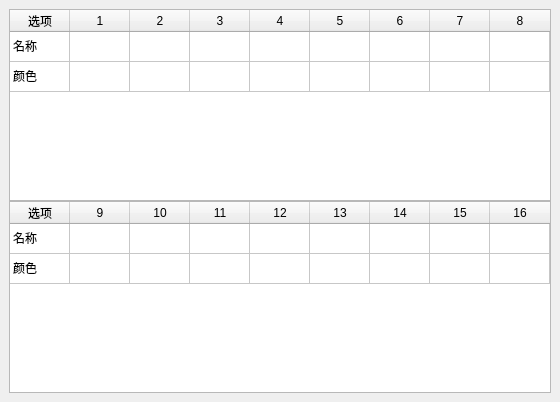
<?xml version="1.0" encoding="UTF-8"?>
<ui version="4.0">
 <class>DialogPortDefine</class>
 <widget class="QWidget" name="DialogPortDefine">
  <property name="geometry">
   <rect>
    <x>0</x>
    <y>0</y>
    <width>560</width>
    <height>402</height>
   </rect>
  </property>
  <property name="windowTitle">
   <string>Dialog</string>
  </property>
  <layout class="QGridLayout" name="gridLayout">
   <property name="leftMargin">
    <number>9</number>
   </property>
   <property name="topMargin">
    <number>9</number>
   </property>
   <property name="rightMargin">
    <number>9</number>
   </property>
   <property name="bottomMargin">
    <number>9</number>
   </property>
   <property name="spacing">
    <number>0</number>
   </property>
   <item row="1" column="0">
    <widget class="QTableWidget" name="tableWidget_2">
     <property name="sizePolicy">
      <sizepolicy hsizetype="Expanding" vsizetype="Fixed">
       <horstretch>0</horstretch>
       <verstretch>0</verstretch>
      </sizepolicy>
     </property>
     <attribute name="horizontalHeaderVisible">
      <bool>true</bool>
     </attribute>
     <attribute name="horizontalHeaderDefaultSectionSize">
      <number>60</number>
     </attribute>
     <attribute name="verticalHeaderVisible">
      <bool>false</bool>
     </attribute>
     <row>
      <property name="text">
       <string>名称</string>
      </property>
     </row>
     <row>
      <property name="text">
       <string>颜色</string>
      </property>
     </row>
     <column>
      <property name="text">
       <string>选项</string>
      </property>
     </column>
     <column>
      <property name="text">
       <string>9</string>
      </property>
     </column>
     <column>
      <property name="text">
       <string>10</string>
      </property>
     </column>
     <column>
      <property name="text">
       <string>11</string>
      </property>
     </column>
     <column>
      <property name="text">
       <string>12</string>
      </property>
     </column>
     <column>
      <property name="text">
       <string>13</string>
      </property>
     </column>
     <column>
      <property name="text">
       <string>14</string>
      </property>
     </column>
     <column>
      <property name="text">
       <string>15</string>
      </property>
     </column>
     <column>
      <property name="text">
       <string>16</string>
      </property>
     </column>
     <item row="0" column="0">
      <property name="text">
       <string>名称</string>
      </property>
     </item>
     <item row="1" column="0">
      <property name="text">
       <string>颜色</string>
      </property>
     </item>
    </widget>
   </item>
   <item row="0" column="0">
    <widget class="QTableWidget" name="tableWidget">
     <property name="sizePolicy">
      <sizepolicy hsizetype="Expanding" vsizetype="Fixed">
       <horstretch>0</horstretch>
       <verstretch>0</verstretch>
      </sizepolicy>
     </property>
     <attribute name="horizontalHeaderVisible">
      <bool>true</bool>
     </attribute>
     <attribute name="horizontalHeaderDefaultSectionSize">
      <number>60</number>
     </attribute>
     <attribute name="verticalHeaderVisible">
      <bool>false</bool>
     </attribute>
     <row>
      <property name="text">
       <string>名称</string>
      </property>
     </row>
     <row>
      <property name="text">
       <string>颜色</string>
      </property>
     </row>
     <column>
      <property name="text">
       <string>选项</string>
      </property>
     </column>
     <column>
      <property name="text">
       <string>1</string>
      </property>
     </column>
     <column>
      <property name="text">
       <string>2</string>
      </property>
     </column>
     <column>
      <property name="text">
       <string>3</string>
      </property>
     </column>
     <column>
      <property name="text">
       <string>4</string>
      </property>
     </column>
     <column>
      <property name="text">
       <string>5</string>
      </property>
     </column>
     <column>
      <property name="text">
       <string>6</string>
      </property>
     </column>
     <column>
      <property name="text">
       <string>7</string>
      </property>
     </column>
     <column>
      <property name="text">
       <string>8</string>
      </property>
     </column>
     <item row="0" column="0">
      <property name="text">
       <string>名称</string>
      </property>
     </item>
     <item row="1" column="0">
      <property name="text">
       <string>颜色</string>
      </property>
     </item>
    </widget>
   </item>
   <item row="2" column="0">
    <spacer name="verticalSpacer">
     <property name="orientation">
      <enum>Qt::Vertical</enum>
     </property>
     <property name="sizeHint" stdset="0">
      <size>
       <width>20</width>
       <height>40</height>
      </size>
     </property>
    </spacer>
   </item>
  </layout>
 </widget>
 <resources/>
 <connections/>
</ui>
